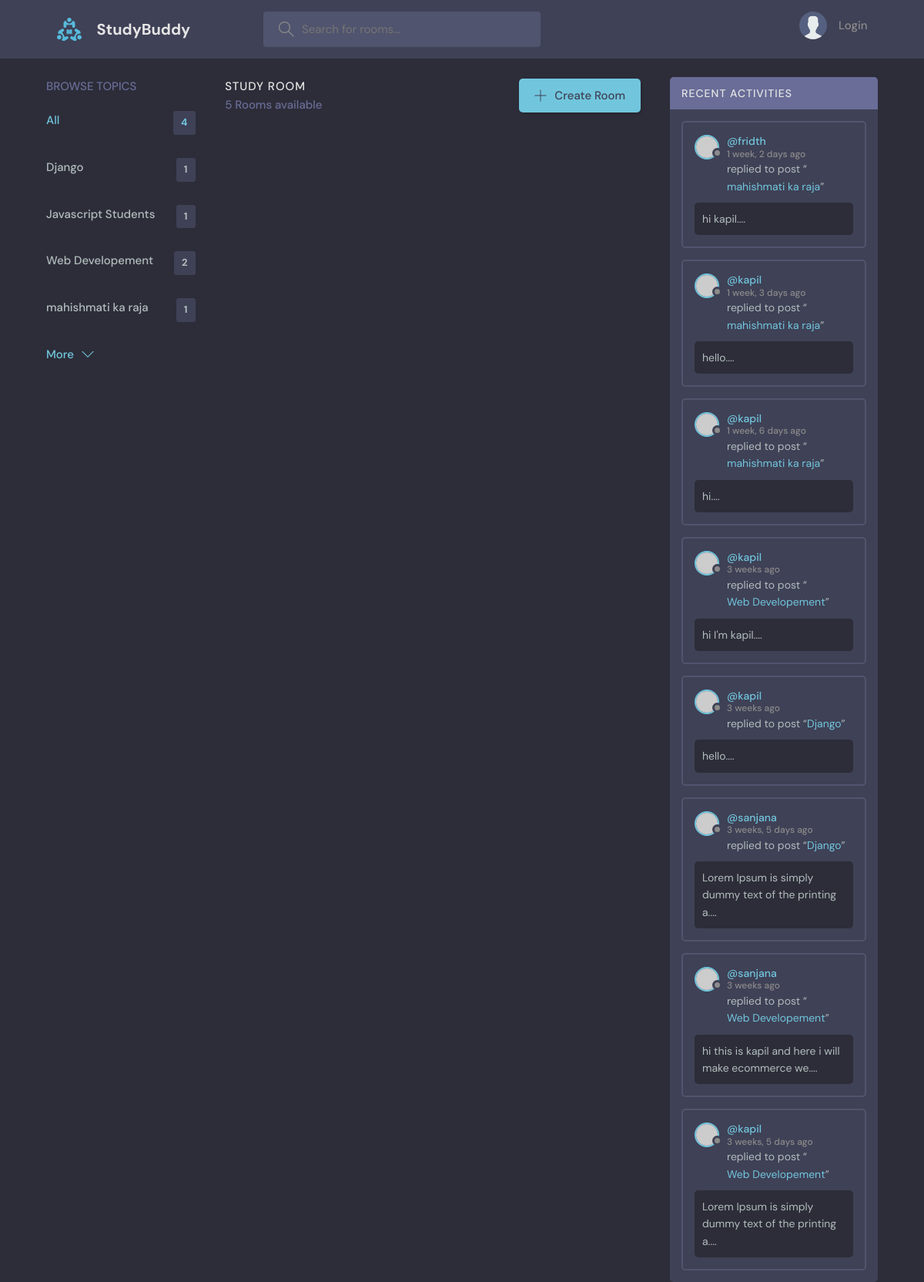
The page / on the database its author committed.
### base/models.py (models this page shows, shortened)
class Topic(models.Model):
    name=models.CharField(max_length=200)
    def __str__(self):
        return self.name

class Message(models.Model):
    user=models.ForeignKey(User,on_delete=models.CASCADE, default=True)
    room=models.ForeignKey(Room, on_delete=models.CASCADE )
    body=models.TextField()
    updated=models.DateTimeField(auto_now=True)
    created=models.DateTimeField(auto_now_add=True)
    class Meta():
        ordering= ['-updated','-created']
    def __str__(self):
        return self.body[0:50]

class Room(models.Model):
    host=models.ForeignKey(User,on_delete=models.SET_NULL, null=True)
    topic=models.ForeignKey(Topic, on_delete=models.SET_NULL, null=True)
    name=models.CharField(max_length=100)
    description=models.TextField(null=True , blank=True)
    participants=models.ManyToManyField(User, related_name='participants',blank=True)
    updated=models.DateTimeField(auto_now=True)
    created=models.DateTimeField(auto_now_add=True)
    class Meta():
        ordering= ['-updated','-created']

### base/views.py (the view)
# urls.py: path('', views.home,name='home'),
def home(request):
    q=request.GET.get('q') if request.GET.get('q') != None else ''
    rooms=Room.objects.filter(topic__name__icontains=q)
    topic=Topic.objects.all()
    room_messages=Message.objects.filter(room__topic__name__icontains=q)
    context={'rooms':rooms, 'topic':topic,'room_messages': room_messages}
    return render(request,'base/home.html', context)

### base/templates/base/home.html (shortened to what this page needs)
{% extends 'main.html' %}
{% block content %}
    <main class="layout layout--3">
      <div class="container">
        {% include 'base/topic.html' %}
        <div class="roomList">
          <div class="roomList__header">
            <div>
              <h2>Study Room</h2>
              <p>{{rooms.count}} Rooms available</p>
            </div>
            <a class="btn btn--main" href="{% url 'create-form' %}">
              <svg version="1.1" xmlns="http://www.w3.org/2000/svg" width="32" height="32" viewBox="0 0 32 32">
                <title>add</title>
                <path
                  d="M16.943 0.943h-1.885v14.115h-14.115v1.885h14.115v14.115h1.885v-14.115h14.115v-1.885h-14.115v-14.115z"
                ></path>
              </svg>
              Create Room
            </a>
          </div>
        </div>
        <div class="activities">
          <div class="activities__header">
            <h2>Recent Activities</h2>
          </div>
          {% include 'base/recent_activity.html' %}
        </div>
      </div>
    </main>
    {% endblock content %}

### base/templates/base/topic.html
<div class="topics">
    <div class="topics__header">
      <h2>Browse Topics</h2>
    </div>
    <ul class="topics__list">
      <li>
        <a href="{% url 'home' %}" class="active">All <span>{{topic.all.count}}</span></a>
      </li>
      {% for topic in topic %}
      <li>
        <a href="{% url 'home' %}?q={{topic.name}}">{{topic.name}}<span>{{topic.room_set.all.count}}</span></a>
      </li>
      {%endfor%}
    </ul>
    <a class="btn btn--link" href="{% url 'topics' %}">
      More
      <svg version="1.1" xmlns="http://www.w3.org/2000/svg" width="32" height="32" viewBox="0 0 32 32">
        <title>chevron-down</title>
        <path d="M16 21l-13-13h-3l16 16 16-16h-3l-13 13z"></path>
      </svg>
    </a>
  </div>

### base/templates/base/recent_activity.html (shortened to what this page needs)
{% for message in room_messages %}
<div class="activities__box">
    <div class="activities__boxHeader roomListRoom__header">
      <a href="{% url 'user-profile' message.user.id %}" class="roomListRoom__author">
        <div class="avatar avatar--small">
          <img src="https://randomuser.me/api/portraits/women/11.jpg" />
        </div>
        <p>
          @{{message.user}}
          <span>{{message.created|timesince}} ago</span>
        </p>
      </a>
    </div>
    <div class="activities__boxContent">
      <p>replied to post “<a href="{% url 'room' message.room.id %}">{{message.room.topic}}</a>”</p>
      <div class="activities__boxRoomContent">
        {{message}}....
      </div>
    </div>
  </div>
{% endfor %}

### static/styles/style.css (style rules this page uses)
:root { --color-main: #71c6dd; --color-main-light: #e1f6fb; --color-dark: #3f4156; --color-dark-medium: #51546e; --color-dark-light: #696d97; --color-light: #e5e5e5; --color-gray: #8b8b8b; --color-light-gray: #b2bdbd; --color-bg: #2d2d39; --color-success: #5dd693; --color-error: #fc4b0b; }
* { font-family: "DM Sans", -apple-system, BlinkMacSystemFont, "Segoe UI", Roboto, Oxygen, Ubuntu, Cantarell, "Open Sans", "Helvetica Neue", sans-serif; margin: 0; padding: 0; box-sizing: border-box; text-rendering: optimizeLegibility; font-size: inherit; }
html { font-size: 56.25%; }
@media only screen and (min-width: 1200px) { html { font-size: 62.5%; } }
body { line-height: 1.6; font-weight: 400; font-size: 1.5rem; color: var(--color-light-gray); background-color: var(--color-bg); min-height: 100vh; }
img { width: 100%; }
a { display: inline-block; color: var(--color-main); text-decoration: none; }
.container { max-width: 120rem; width: 90%; margin: auto; }
.btn { background-color: transparent; border: none; display: inline-flex; align-items: center; gap: 1rem; cursor: pointer; transition: all ease-in-out 0.3s; padding: 1rem 2rem; border-radius: 5px; box-shadow: 1px 1px 3px 1px rgba(0, 0, 0, 0.15); font-weight: 500; }
.btn--link { border-radius: 0; padding: 0; color: var(--color-main); box-shadow: none; }
.btn--main { background-color: var(--color-main); color: var(--color-dark); }
.btn > svg { fill: currentColor; width: 1.6rem; height: 1.6rem; }
.avatar { position: relative; display: inline-block; border-radius: 50%; border: 2px solid var(--color-main); }
.avatar img { display: block; border-radius: 50%; object-fit: cover; object-position: center; }
.avatar::after { content: ""; display: block; position: absolute; background-color: var(--color-gray); z-index: 111; border-radius: 50%; border: 0.3rem solid var(--color-dark); }
.avatar.avatar--small img { width: 2.8rem; height: 2.8rem; }
.avatar.avatar--small:after { width: 0.7rem; height: 0.7rem; bottom: 0px; right: -6px; }
.layout { margin-top: 2.4rem; }
.layout > .container { display: flex; justify-content: space-between; align-items: flex-start; }
.layout--3 > .container > div:first-child { flex-basis: 18%; max-width: 22.5rem; }
.layout--3 > .container > div:nth-child(2) { flex-basis: 50%; }
.layout--3 > .container > div:last-child { flex-basis: 25%; }
.topics__header { margin-bottom: 2rem; }
.topics__header h2 { text-transform: uppercase; font-weight: 500; color: var(--color-dark-light); }
.topics__list { list-style: none; }
.topics__list li a { display: flex; justify-content: space-between; margin-bottom: 3rem; font-weight: 500; color: var(--color-light-gray); transition: all 0.3s ease-in-out; }
.topics__list li a.active, .topics__list li a:hover { color: var(--color-main); }
.topics__list li a span { padding: 0.5rem 1rem; background-color: var(--color-dark); border-radius: 3px; font-size: 1.3rem; font-weight: 700; letter-spacing: 1px; }
.roomList__header { display: flex; justify-content: space-between; align-items: center; margin-bottom: 2.4rem; }
.roomList__header h2 { text-transform: uppercase; font-weight: 500; color: var(--color-light); letter-spacing: 1px; }
.roomList__header p { font-weight: 500; color: var(--color-dark-light); }
.roomListRoom__header { display: flex; justify-content: space-between; align-items: center; }
.roomListRoom__author { font-weight: 500; display: flex; align-items: center; gap: 1rem; }
.activities { background: var(--color-dark); border-radius: 5px; overflow: hidden; }
.activities__header h2 { background-color: var(--color-dark-light); text-transform: uppercase; font-weight: 500; padding: 1rem 1.5rem; color: var(--color-light); letter-spacing: 1px; font-size: 1.4rem; }
.activities__box { margin: 1.5rem; padding: 1.5rem; border: 2px solid var(--color-dark-medium); border-radius: 5px; }
.activities__boxHeader p { font-size: 1.4rem; line-height: 1.3; }
.activities__boxHeader p span { color: var(--color-gray); font-size: 1.2rem; display: block; }
.activities__boxContent { margin-left: 4.2rem; }
.activities__boxContent { font-size: 1.4rem; }
.activities__boxRoomContent { background: var(--color-bg); padding: 1rem; border-radius: 5px; margin-top: 1rem; margin-left: -4.2rem; }

### rows shown on the page
Topic: name "Django", room_set.all.count "1"
Topic: name "Javascript Students", room_set.all.count "1"
Topic: name "Web Developement", room_set.all.count "2"
Topic: name "mahishmati ka raja", room_set.all.count "1"
Message: user "fridth", created "1 week, 2 days", room.topic "mahishmati ka raja", body "hi kapil"
Message: user "kapil", created "1 week, 3 days", room.topic "mahishmati ka raja", body "hello"
Message: user "kapil", created "1 week, 6 days", room.topic "mahishmati ka raja", body "hi"
Message: user "kapil", created "3 weeks", room.topic "Web Developement", body "hi I'm kapil"
Message: user "kapil", created "3 weeks", room.topic "Django", body "hello"
Message: user "sanjana", created "3 weeks, 5 days", room.topic "Django", body "Lorem Ipsum is simply dummy text of the printing a"
Message: user "sanjana", created "3 weeks", room.topic "Web Developement", body "hi this is kapil and here i will make ecommerce we"
Message: user "kapil", created "3 weeks, 5 days", room.topic "Web Developement", body "Lorem Ipsum is simply dummy text of the printing a"

### other values the page prints
{{ topic.all.count }} "4"
{{ rooms.count }} "5"
